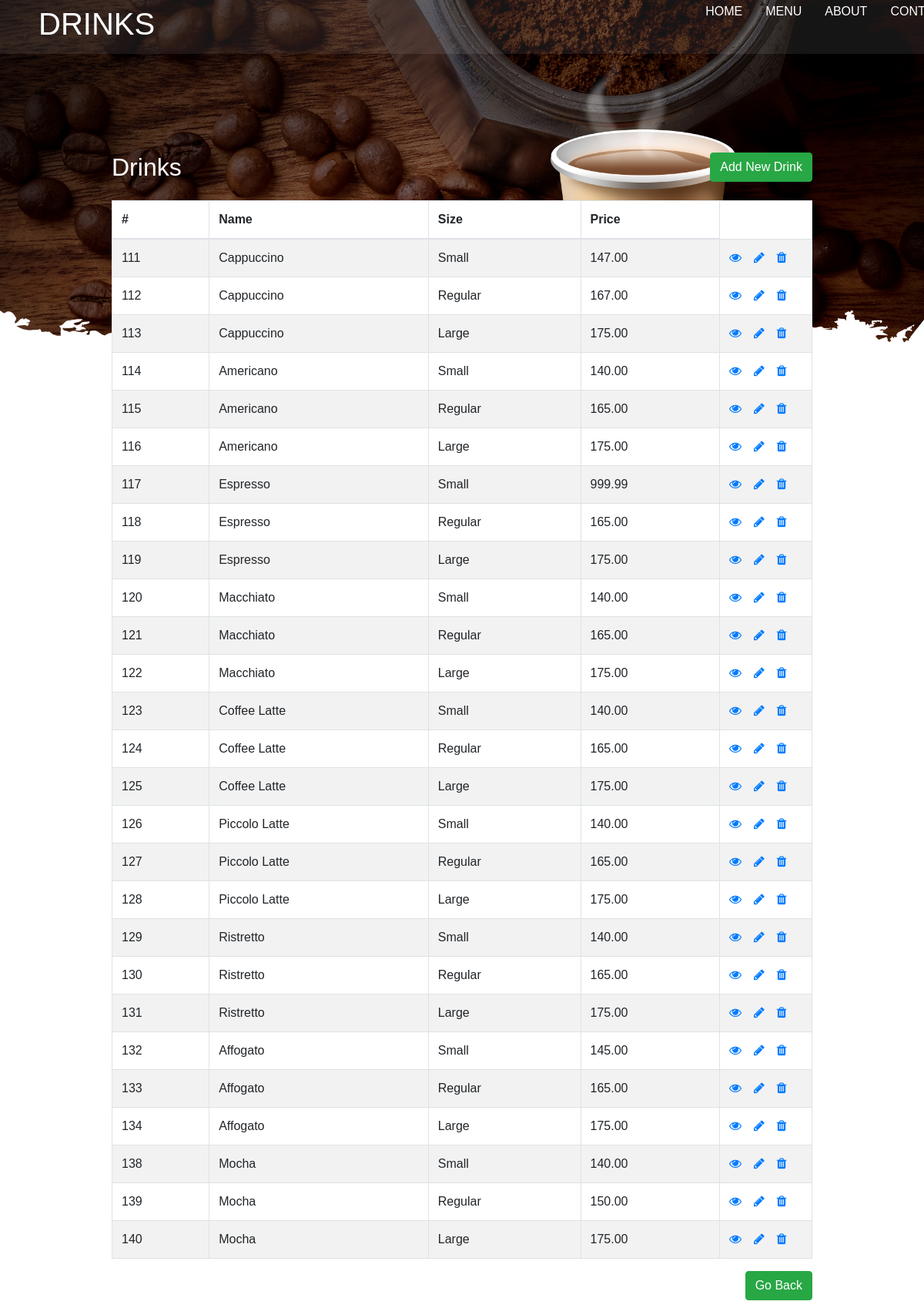
The app's page /drinks.php (signed in) with its own data.
### tables this page shows
CREATE TABLE `drinks` (
  `DRINK_ID` int(3) NOT NULL,
  `DRINK_NAME` varchar(20) NOT NULL,
  `DRINK_SIZE` varchar(15) NOT NULL,
  `DRINK_PRICE` decimal(5,2) NOT NULL
);

### drinks.php (the view, shortened to what this page needs)
<!DOCTYPE html>
<html lang="en">
<head>
    <link rel="stylesheet" href="https://stackpath.bootstrapcdn.com/bootstrap/4.5.2/css/bootstrap.min.css">
    <link rel="stylesheet" href="https://maxcdn.bootstrapcdn.com/font-awesome/4.7.0/css/font-awesome.min.css">
    <link rel="stylesheet" href="css/navbar.css">
</head>
<body>
    <header class="amen">
<div class="logo"><h1 class="title">Drinks</h1></div>
            <ul>
                <li><a href="index.php">Home</a></li>
                <li><a href="menu.php">Menu</a></li>
                <li><a href="about.php">About</a></li>
                <li><a href="contact.php">Contact</a></li>
            </ul>
    </header>
    <div class="wrapper">
        <div class="container-fluid">
            <div class="row">
                <div class="col-md-12">
                    <div class="mt-5 mb-3 clearfix">
                        <h2 class="pull-left">Drinks</h2>
                        <a href="drinks-create.php" class="btn btn-success pull-right">Add New Drink</a>
                    </div>
                    <?php
                    require_once "config.php";
                    $sql = "SELECT * FROM DRINKS";
                    if($result = mysqli_query($link, $sql)){
                        if(mysqli_num_rows($result) > 0){
                            echo '<table class="table table-bordered table-striped">';
                                echo "<thead>";
                                    echo "<tr>";
                                        echo "<th>#</th>";
                                        echo "<th>Name</th>";
                                        echo "<th>Size</th>";
                                        echo "<th>Price</th>";
                                    echo "</tr>";
                                echo "</thead>";
                                echo "<tbody>";
                                while($row = mysqli_fetch_array($result)){
                                    echo "<tr>";
                                        echo "<td>" . $row['DRINK_ID'] . "</td>";
                                        echo "<td>" . $row['DRINK_NAME'] . "</td>";
                                        echo "<td>" . $row['DRINK_SIZE'] . "</td>";
                                        echo "<td>" . $row['DRINK_PRICE'] . "</td>";
                                        echo "<td>";
                                            echo '<a href="drinks-read.php?id='. $row['DRINK_ID'] .'" class="mr-3" title="View Record" data-toggle="tooltip"><span class="fa fa-eye"></span></a>';
                                            echo '<a href="drinks-update.php?id='. $row['DRINK_ID'] .'" class="mr-3" title="Update Record" data-toggle="tooltip"><span class="fa fa-pencil"></span></a>';
                                            echo '<a href="drinks-delete.php?id='. $row['DRINK_ID'] .'" title="Delete Record" data-toggle="tooltip"><span class="fa fa-trash"></span></a>';
                                        echo "</td>";
                                    echo "</tr>";
                                }
                                echo "</tbody>";
                            echo "</table>";
                        } else{
                            echo '<div class="alert alert-danger"><em>No records were found.</em></div>';
                        }
                    } else{
                        echo "Oops! Something went wrong. Please try again later.";
                    }
                    ?>
                    <a href="index.php" class="btn btn-success pull-right">Go Back </a>
                </div>
            </div>
        </div>
    </div>
</body>
</html>

### css/navbar.css (style rules this page uses)
* { margin: 0; padding: 0; box-sizing: border-box; font-family: Arial; }
header { width:100%; height: 70px; display: flex; align-items: center; position: fixed; background: rgba(255, 255, 255, 0.081); }
header .logo { flex: 1; color:rgb(255, 255, 255); margin-left: 50px; text-transform: uppercase; font-size: 15px; }
header ul { flex:2; display: flex; margin-left: 700px; }
header ul li { list-style: none; }
header ul li a { text-decoration: none; color:rgb(255, 255, 255); font-weight: 250; text-transform: uppercase; padding: 10px 15px; }

### records on screen
drinks: DRINK_ID "111", DRINK_NAME "Cappuccino", DRINK_SIZE "Small", DRINK_PRICE "147.00"
drinks: DRINK_ID "112", DRINK_NAME "Cappuccino", DRINK_SIZE "Regular", DRINK_PRICE "167.00"
drinks: DRINK_ID "113", DRINK_NAME "Cappuccino", DRINK_SIZE "Large", DRINK_PRICE "175.00"
drinks: DRINK_ID "114", DRINK_NAME "Americano", DRINK_SIZE "Small", DRINK_PRICE "140.00"
drinks: DRINK_ID "115", DRINK_NAME "Americano", DRINK_SIZE "Regular", DRINK_PRICE "165.00"
drinks: DRINK_ID "116", DRINK_NAME "Americano", DRINK_SIZE "Large", DRINK_PRICE "175.00"
drinks: DRINK_ID "117", DRINK_NAME "Espresso", DRINK_SIZE "Small", DRINK_PRICE "999.99"
drinks: DRINK_ID "118", DRINK_NAME "Espresso", DRINK_SIZE "Regular", DRINK_PRICE "165.00"
drinks: DRINK_ID "119", DRINK_NAME "Espresso", DRINK_SIZE "Large", DRINK_PRICE "175.00"
drinks: DRINK_ID "120", DRINK_NAME "Macchiato", DRINK_SIZE "Small", DRINK_PRICE "140.00"
drinks: DRINK_ID "121", DRINK_NAME "Macchiato", DRINK_SIZE "Regular", DRINK_PRICE "165.00"
drinks: DRINK_ID "122", DRINK_NAME "Macchiato", DRINK_SIZE "Large", DRINK_PRICE "175.00"
drinks: DRINK_ID "123", DRINK_NAME "Coffee Latte", DRINK_SIZE "Small", DRINK_PRICE "140.00"
drinks: DRINK_ID "124", DRINK_NAME "Coffee Latte", DRINK_SIZE "Regular", DRINK_PRICE "165.00"
drinks: DRINK_ID "125", DRINK_NAME "Coffee Latte", DRINK_SIZE "Large", DRINK_PRICE "175.00"
drinks: DRINK_ID "126", DRINK_NAME "Piccolo Latte", DRINK_SIZE "Small", DRINK_PRICE "140.00"
drinks: DRINK_ID "127", DRINK_NAME "Piccolo Latte", DRINK_SIZE "Regular", DRINK_PRICE "165.00"
drinks: DRINK_ID "128", DRINK_NAME "Piccolo Latte", DRINK_SIZE "Large", DRINK_PRICE "175.00"
drinks: DRINK_ID "129", DRINK_NAME "Ristretto", DRINK_SIZE "Small", DRINK_PRICE "140.00"
drinks: DRINK_ID "130", DRINK_NAME "Ristretto", DRINK_SIZE "Regular", DRINK_PRICE "165.00"
drinks: DRINK_ID "131", DRINK_NAME "Ristretto", DRINK_SIZE "Large", DRINK_PRICE "175.00"
drinks: DRINK_ID "132", DRINK_NAME "Affogato", DRINK_SIZE "Small", DRINK_PRICE "145.00"
drinks: DRINK_ID "133", DRINK_NAME "Affogato", DRINK_SIZE "Regular", DRINK_PRICE "165.00"
drinks: DRINK_ID "134", DRINK_NAME "Affogato", DRINK_SIZE "Large", DRINK_PRICE "175.00"
drinks: DRINK_ID "138", DRINK_NAME "Mocha", DRINK_SIZE "Small", DRINK_PRICE "140.00"
drinks: DRINK_ID "139", DRINK_NAME "Mocha", DRINK_SIZE "Regular", DRINK_PRICE "150.00"
drinks: DRINK_ID "140", DRINK_NAME "Mocha", DRINK_SIZE "Large", DRINK_PRICE "175.00"
